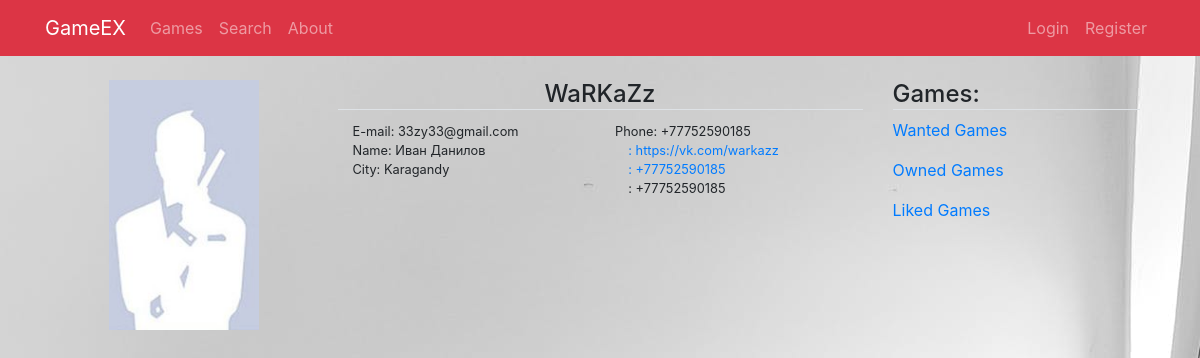
The app's page /profile/1 with its own data.
### users/models.py (models this page shows, shortened)
class Profile(models.Model):
	user = models.OneToOneField(User, on_delete=models.CASCADE)
	image = models.ImageField(default='default-profile-image.jpg',
						      upload_to='profile_pics', blank=True)
	vk = models.CharField(max_length=200, null=True, blank=True)
	city = models.ForeignKey(City, on_delete=models.SET_NULL,
							 null=True, blank=True)
	about = models.TextField(null=True, blank=True)
	phone = PhoneNumberField(null=True, blank=True)
	whatsapp = PhoneNumberField(null=True, blank=True)
	telegram = PhoneNumberField(null=True, blank=True)
	ban_commentary = models.TextField(null=True)
	rules = models.CharField(choices=RULES, max_length=1, default='U')
	banned = models.BooleanField(default=False)
	likes = models.ManyToManyField(Game, blank=True)

### gameexch/models.py (models this page shows, shortened)
class City(models.Model):
    name = models.CharField(max_length=100)

### users/views.py (the view, shortened to what this page needs)
# urls.py: path('profile/<int:pk>', ProfileDetailView.as_view(), name='profile-view'),
class ProfileDetailView(DetailView):
    model = Profile
    template_name = 'users/profile_view.html'
    def get_context_data(self, **kwargs):
        context = super().get_context_data(**kwargs)
        context['comments'] = UserComment.objects.filter(
            user=self.get_object().user).order_by('-id')
        context['comment_form'] = UserCommentForm
        return context

### users/templates/users/profile_view.html (shortened to what this page needs)
{% extends "gameexch/base.html" %}
{% load crispy_forms_tags %}
{% block content %}
	<div class="row py-4">
		{% if object.banned %}
			<div class="col-12">
				<h4 class="border-bottom text-danger">Sorry, this user was banned</h4>
				{% if user.profile.rules == 'M' or user.profile.rules == 'A' %}
					<a href="{% url 'profile-ban' object.id %}">Unban User</a></p>
				{% endif %}
		{% else %}
			<div class="col-sm-4 col-md-3 text-center">
				<img class="img-fluid gex-image" src="{{ object.image.url }}">
			</div>
			<div class="col-sm-8 col-md-6">
				<h4 class="profile-name border-bottom text-center">{{ object.user.username }}</h4>
				<div class="row mx-auto">
					<div class="col-6 mt-1">
						<small>
							<p class="user-profile-info">E-mail: {{ object.user.email }}</p>
							{% if object.user.first_name or object.user.last_name %}
								<p class="user-profile-info">Name: {{ object.user.first_name }} {{ object.user.last_name }}</p>
							{% endif %}
							{% if object.city %}
								<p class="user-profile-info">City: {{ object.city.name }}</p>
							{% endif %}
						</small>
					</div>
					<div class="col-6 mt-1">
						<small>
							{% if object.phone %}
								<p class="user-profile-info">Phone: {{ object.phone }}</p>
							{% endif %}
							{% if object.vk %}
								<a href="{{object.vk}}" target="_blank"><p class="user-profile-info"><i class="fab fa-vk fa-lg"></i>: {{object.vk}}</p></a>
							{% else %}
								<p class="user-profile-info"><i class="fab fa-vk fa-lg"></i>: Not yet :(</p>
							{% endif %}
							{% if object.whatsapp %}
								<a href="https://api.whatsapp.com/send?phone={{object.whatsapp}}" target="_blank"><p class="user-profile-info"><i class="fab fa-whatsapp fa-lg"></i>: {{object.whatsapp}}</p></a>
							{% else %}
								<p class="user-profile-info"><i class="fab fa-whatsapp fa-lg"></i>: Not yet :(</p>
							{% endif %}
							{% if object.telegram %}
								<p class="user-profile-info"><i class="fab fa-telegram-plane fa-lg"></i>: {{object.telegram}}</p>
							{% else %}
								<p class="user-profile-info"><i class="fab fa-telegram-plane fa-lg"></i>: Not Yet :(</p>
							{% endif %}
						</small>
					</div>
				</div>
			</div>
			<div class="col-sm-8 col-md-3">
				<h4 class="profile-name border-bottom">Games:</h4>
				<p><a href="#">Wanted Games</a></p>
				<p><a href="#">Owned Games</a></p>
				<p><a href="#">Liked Games</a></p>
			</div>
		{% endif %}
	</div>
{% endblock content %}

### gameexch/static/gameexch/css/main.css (style rules this page uses)
body { background-color: white; background-image: url("/media/background_photo.jpeg"); }
.gex-image { height: 250px; width: 150px; object-fit: cover; }
.user-profile-info { margin: 0; }

### records on screen
Profile: image (picture), user.username "WaRKaZz", user.email "33zy33@gmail.com", user.first_name "Иван", user.last_name "Данилов", city.name "Karagandy", phone "+77752590185", vk "https://vk.com/warkazz", whatsapp "+77752590185", telegram "+77752590185"
